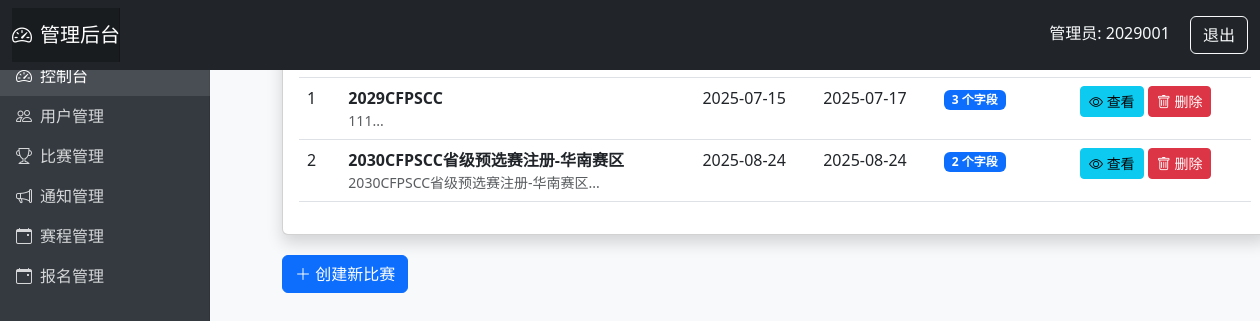
Page /admin/competitions (signed in) on the committed database.
### main.py (models this page shows, shortened)
class Competition(db.Model):
    id = db.Column(db.Integer, primary_key=True)
    title = db.Column(db.String(200), nullable=False)
    description = db.Column(db.Text, nullable=False)
    start_date = db.Column(db.DateTime, nullable=False)
    end_date = db.Column(db.DateTime, nullable=False)
    form_fields = db.Column(db.Text, nullable=False)  # JSON格式的表单字段
    registrations = db.relationship('Registration', backref='competition', lazy=True)

### main.py (the view, shortened to what this page needs)
@app.route('/admin/competitions', methods=['GET', 'POST'])
def manage_competitions():
    if not 'is_admin' in session and session['is_admin']:
        flash('无权访问管理员页面', 'danger')
        return redirect(url_for('home'))
    competitions = Competition.query.all()
    return render_template('admin/competitions.html', competitions=competitions)

### main.py (called while the page is built)
@app.template_filter('from_json')
def from_json_filter(value):
    try:
        return json.loads(value)
    except:
        return {}

### templates/admin/competitions.html (shortened to what this page needs)
{% extends "admin/base.html" %}
{% block admin_content %}
<div class="container-fluid">
    <div class="card shadow">
        <div class="card-body">
            {% if competitions %}
            <div class="table-responsive">
                <table class="table table-hover">
                    <thead>
                        <tr>
                            <th>ID</th>
                            <th>比赛名称</th>
                            <th>开始日期</th>
                            <th>结束日期</th>
                            <th>报名表单字段</th>
                            <th>操作</th>
                        </tr>
                    </thead>
                    <tbody>
                        {% for comp in competitions %}
                        <tr>
                            <td>{{ comp.id }}</td>
                            <td>
                                <strong>{{ comp.title }}</strong>
                                <div class="text-muted small">{{ comp.description[:50] }}...</div>
                            </td>
                            <td>{{ comp.start_date.strftime('%Y-%m-%d') }}</td>
                            <td>{{ comp.end_date.strftime('%Y-%m-%d') }}</td>
                            <td>
                                {% set fields = comp.form_fields | from_json %}
                                <span class="badge bg-primary">{{ fields|length }} 个字段</span>
                            </td>
                            <td>
                                <a href="#" class="btn btn-sm btn-info">
                                    <i class="bi bi-eye"></i> 查看
                                </a>
                                <a href="#" class="btn btn-sm btn-danger">
                                    <i class="bi bi-trash"></i> 删除
                                </a>
                            </td>
                        </tr>
                        {% endfor %}
                    </tbody>
                </table>
            </div>
            {% else %}
            <div class="alert alert-info">
                当前没有比赛
            </div>
            {% endif %}
        </div>
    </div>
    <div class="d-flex justify-content-between align-items-center mb-4">
        <button class="btn btn-primary" data-bs-toggle="modal" data-bs-target="#addCompetitionModal">
            <i class="bi bi-plus-lg"></i> 创建新比赛
        </button>
    </div>
</div>
{% endblock %}

### templates/admin/base.html (style rules this page uses)
body { background-color: #f8f9fa; }
.card { box-shadow: 0 4px 6px rgba(0,0,0,0.1); margin-bottom: 20px; }

### rows in the picture
Competition: id "1", title "2029CFPSCC", description "111", start_date "2025-07-15", end_date "2025-07-17", fields "3"
Competition: id "2", title "2030CFPSCC省级预选赛注册-华南赛区", description "2030CFPSCC省级预选赛注册-华南赛区", start_date "2025-08-24", end_date "2025-08-24", fields "2"

### other values in the picture
{{ session.username }} "2029001"
